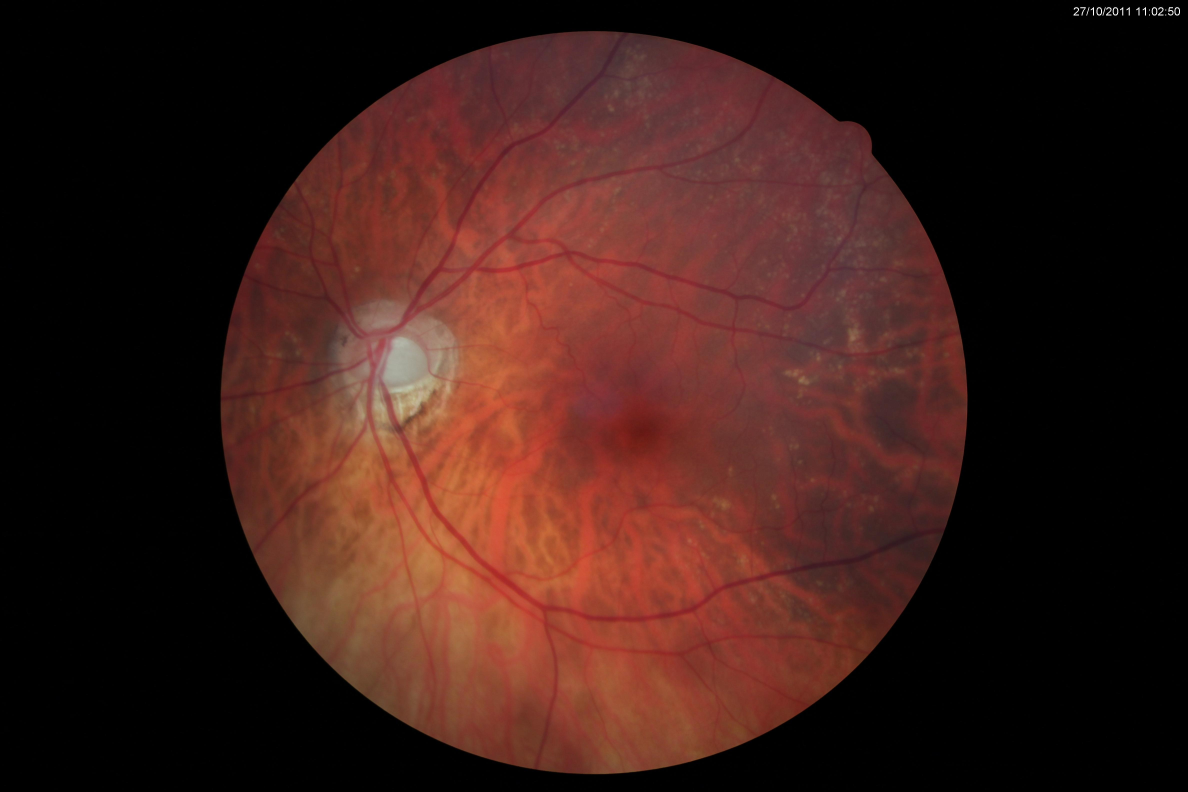
#> input picture DRHAGIS/Fundus_Images/1.jpg, 4752 x 3168 px, found by its file name (shown at 1/4 size); its folder holds only this picture in this run
$ python preprocess.py
#> lines starting #> are read from the running program, lines starting #| are printed output that depends on the picture; after the words box and inside, x2 and y2 are one past the last pixel; in counts of white or black regions, pixels touching at a corner belong together
#> in preprocess_pair, img is the input picture: shape (3168, 4752, 3); mean B, G, R 23.5, 28.8, 59.1
import os

import cv2
from tqdm import tqdm


def remove_black_borders(img):
    """去除眼底图像黑边，返回裁剪区域坐标"""
    # 转换为灰度图并进行阈值处理
    gray = cv2.cvtColor(img, cv2.COLOR_RGB2GRAY)
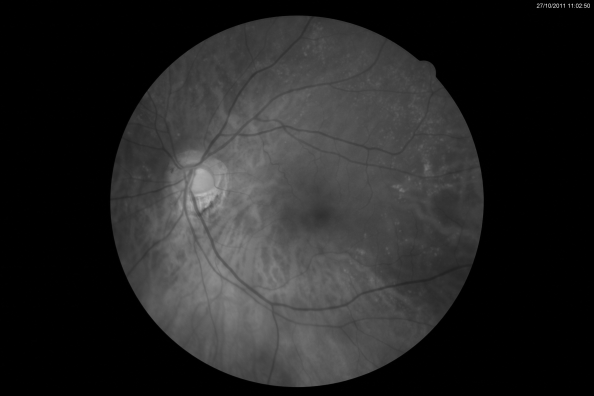
#> gray: shape (3168, 4752) (shown at 1/8 size); min 0, max 255, mean 37.3
    _, thresh = cv2.threshold(gray, 1, 255, cv2.THRESH_BINARY)
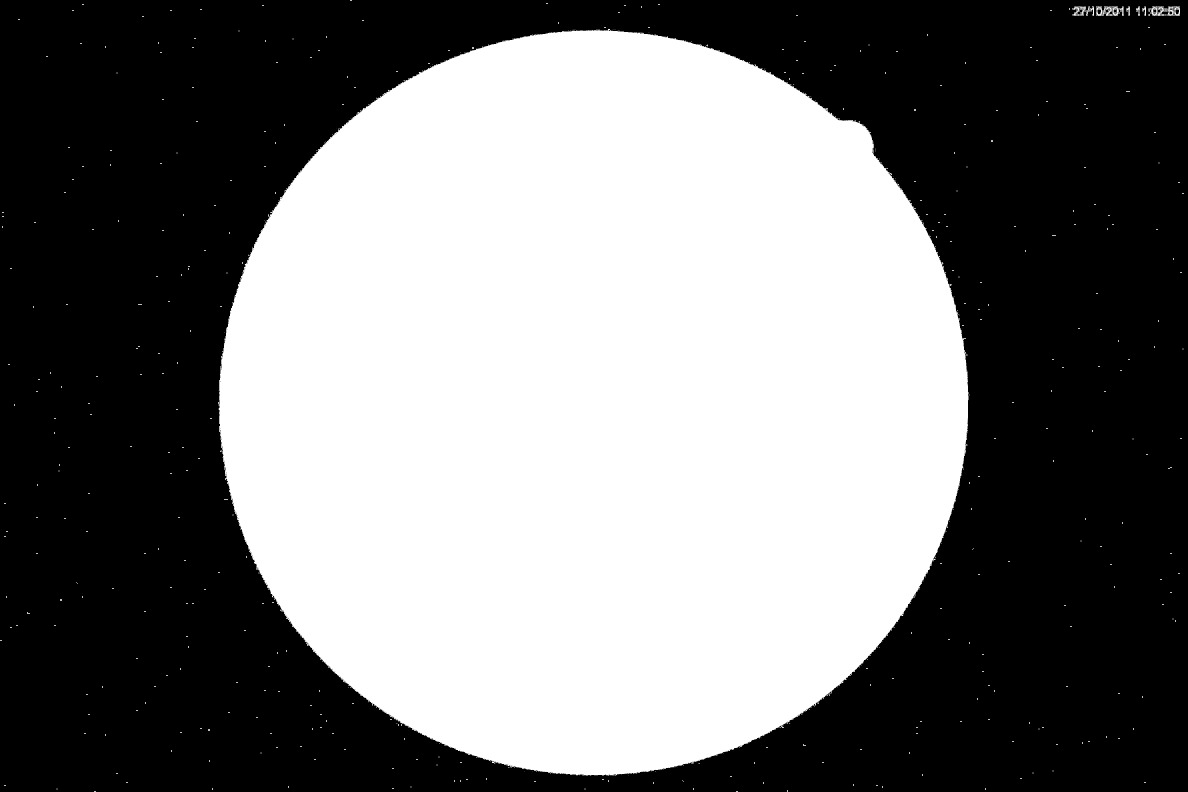
#> thresh: shape (3168, 4752) (shown at 1/4 size); 46.8% white; 931 white regions (561 under 20 px)

    # 查找最大轮廓
    contours, _ = cv2.findContours(thresh, cv2.RETR_EXTERNAL, cv2.CHAIN_APPROX_SIMPLE)
#> contours = 919 contours, 898 with area under 20; largest, box (x1, y1, x2, y2) and area: (875, 116, 3874, 3104) 7018498, (4592, 24, 4720, 64) 3362, (4384, 24, 4496, 64) 3010, (4288, 24, 4376, 64) 1703, (4504, 24, 4520, 64) 234
    cnt = max(contours, key=cv2.contourArea)
#> cnt = contour of 7017 points, box (x1, y1, x2, y2) (875, 116, 3874, 3104), area 7018498
    x, y, w, h = cv2.boundingRect(cnt)
#> x = 875; y = 116; w = 2999; h = 2988

    # 计算最大内接正方形
    square_size = max(w, h)
#> square_size = 2999
    center_x = x + w // 2
#> center_x = 2374
    center_y = y + h // 2
#> center_y = 1610
    crop_x1 = max(0, center_x - square_size // 2)
#> crop_x1 = 875
    crop_y1 = max(0, center_y - square_size // 2)
#> crop_y1 = 111

    return (crop_x1, crop_y1, square_size)


def preprocess_pair(img_path, mask_path, target_size=512):
    """同步处理原图和血管标注图"""
    # 读取原图
    img = cv2.imread(img_path)
    img = cv2.cvtColor(img, cv2.COLOR_BGR2RGB)

    # 读取血管标注
    mask = cv2.imread(mask_path, 0)

    # 获取统一裁剪区域
    crop_params = remove_black_borders(img)
#> crop_params = (875, 111, 2999)
    x, y, size = crop_params
#> x = 875; y = 111; size = 2999

    # 执行相同裁剪
    img_cropped = img[y:y + size, x:x + size]
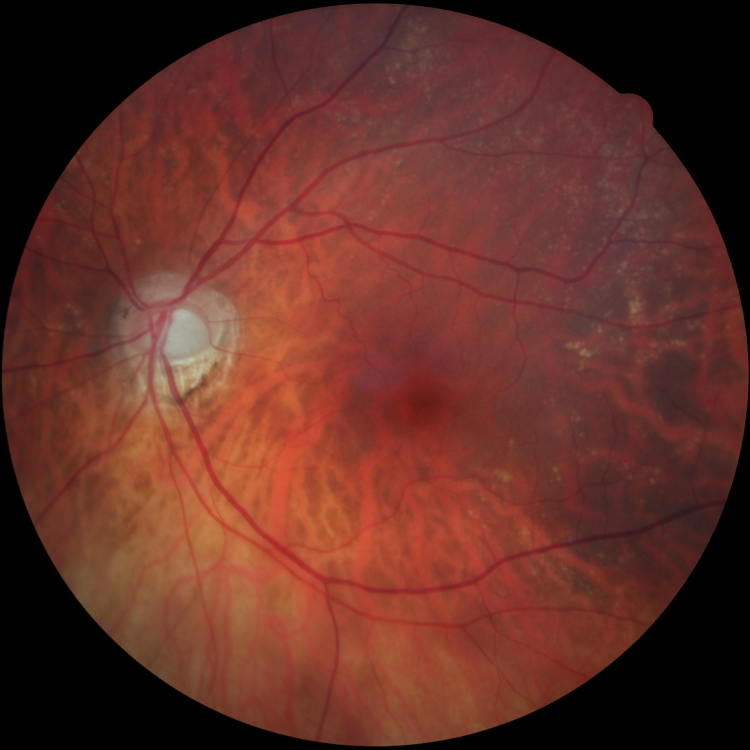
#> img_cropped: shape (2999, 2999, 3) (shown at 1/4 size); mean R, G, B 98.9, 48.1, 39.3
    mask_cropped = mask[y:y + size, x:x + size]

    # 统一缩放到目标尺寸
    img_resized = cv2.resize(img_cropped, (target_size, target_size))
    mask_resized = cv2.resize(mask_cropped, (target_size, target_size))

    return img_resized, mask_resized


def main():
    # 原始路径和新路径配置
    original_img_dir = "../dataset/vessel_mask/Fundus_Images"
    original_mask_dir = "../dataset/vessel_mask/Manual_Segmentations"

    preprocessed_img_dir = "../dataset/vessel_mask/Fundus_Images_Preprocess"
    preprocessed_mask_dir = "../dataset/vessel_mask/Manual_Segmentations_Preprocess"

    # 创建输出目录
    os.makedirs(preprocessed_img_dir, exist_ok=True)
    os.makedirs(preprocessed_mask_dir, exist_ok=True)

    # 获取所有原始图片
    img_files = [f for f in os.listdir(original_img_dir) if f.endswith('.jpg')]

    # 处理进度条
    for filename in tqdm(img_files, desc="预处理进度"):
        try:
            # 构建文件路径
            img_path = os.path.join(original_img_dir, filename)
            base_name = os.path.splitext(filename)[0]
            mask_filename = f"{base_name}_manual_orig.png"
            mask_path = os.path.join(original_mask_dir, mask_filename)

            # 执行预处理
            img_pre, mask_pre = preprocess_pair(img_path, mask_path)

            # 保存处理结果（保持原文件名）
            cv2.imwrite(os.path.join(preprocessed_img_dir, filename),
                        cv2.cvtColor(img_pre, cv2.COLOR_RGB2BGR))
            cv2.imwrite(os.path.join(preprocessed_mask_dir, mask_filename), mask_pre)

        except Exception as e:
            print(f"\n处理 {filename} 时出错: {str(e)}")


if __name__ == "__main__":
    main()

$ run again, on DRHAGIS/Fundus_Images/13.jpg
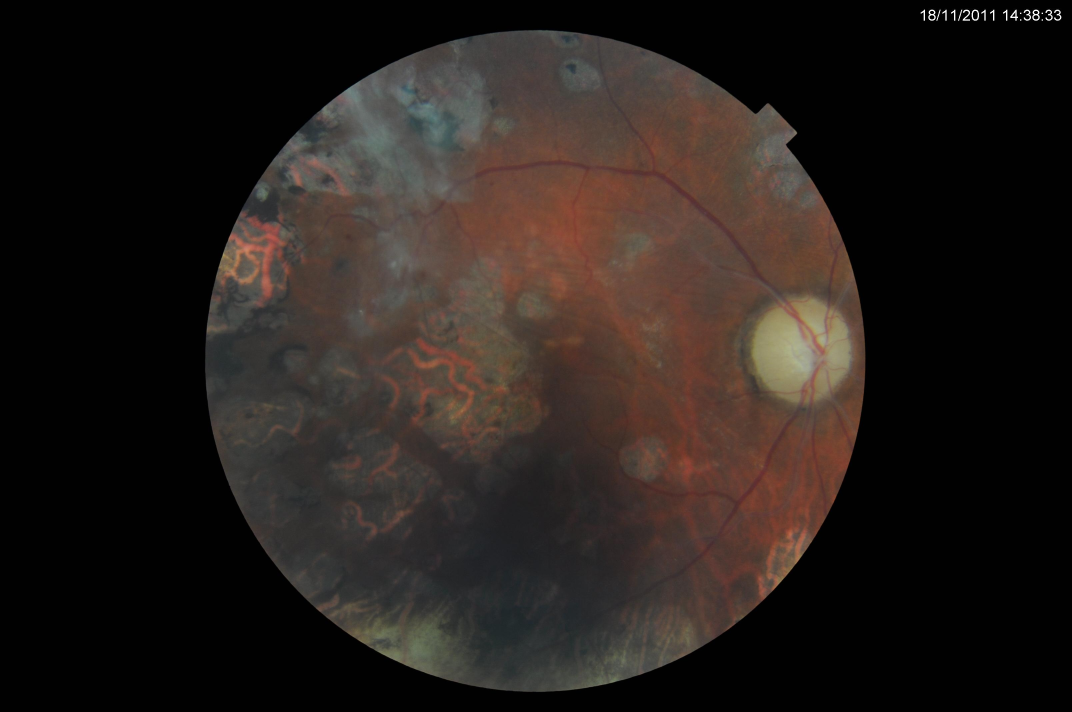
#> input picture DRHAGIS/Fundus_Images/13.jpg, 3216 x 2136 px, found by its file name (shown at 1/3 size)
#> in preprocess_pair, img is the input picture: shape (2136, 3216, 3); mean B, G, R 27.4, 31, 38.1
#> in remove_black_borders, `_, thresh = cv2.threshold(gray, 1, 255, cv2.THRESH_BINARY)`:
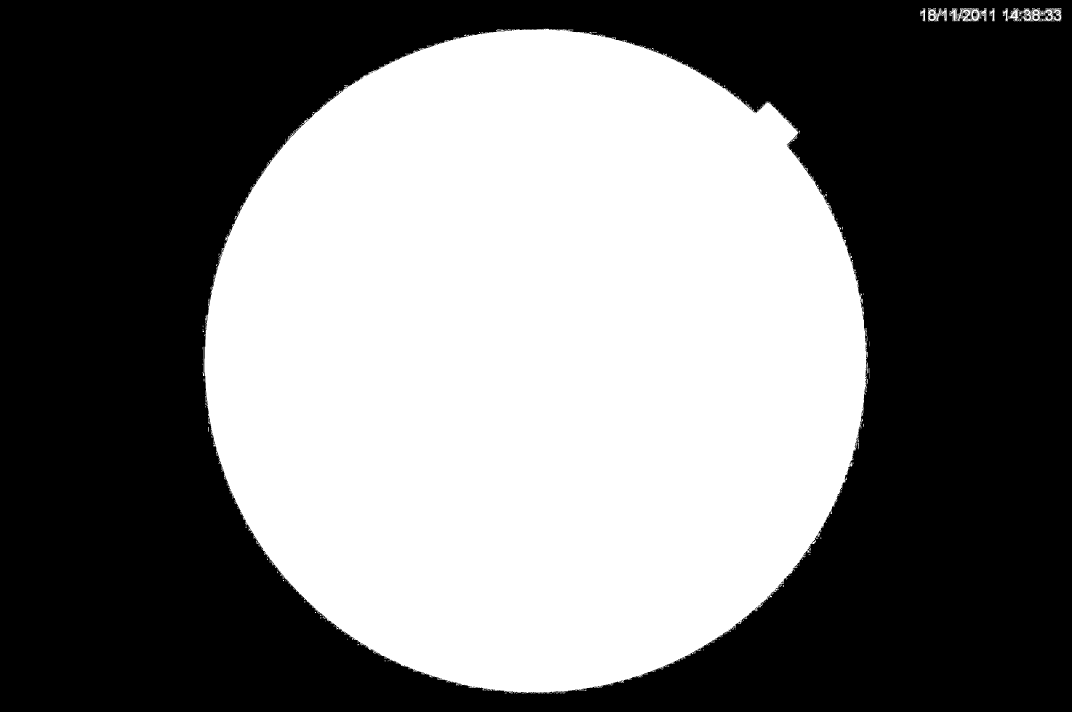
#> thresh: shape (2136, 3216) (shown at 1/3 size); 45.5% white; 492 white regions (457 under 20 px)
#> contours = 489 contours, 481 with area under 20; largest, box (x1, y1, x2, y2) and area: (614, 86, 2600, 2080) 3109588, (3024, 24, 3184, 64) 3780, (2848, 24, 2960, 64) 2812, (2784, 24, 2840, 64) 1340, (2968, 24, 2984, 64) 250, (2760, 24, 2776, 64) 250, (3008, 24, 3024, 64) 225, (608, 1040, 613, 1128) 22
#> cnt = contour of 6570 points, box (x1, y1, x2, y2) (614, 86, 2600, 2080), area 3109588
#> in remove_black_borders, `x, y, w, h = cv2.boundingRect(cnt)`: x = 614; y = 86; w = 1986; h = 1994
#> center_x = 1607
#> center_y = 1083
#> crop_x1 = 610
#> crop_y1 = 86
#> crop_params = (610, 86, 1994)
#> in preprocess_pair, `x, y, size = crop_params`: x = 610; y = 86; size = 1994
#> in preprocess_pair, `img_cropped = img[y:y + size, x:x + size]`:
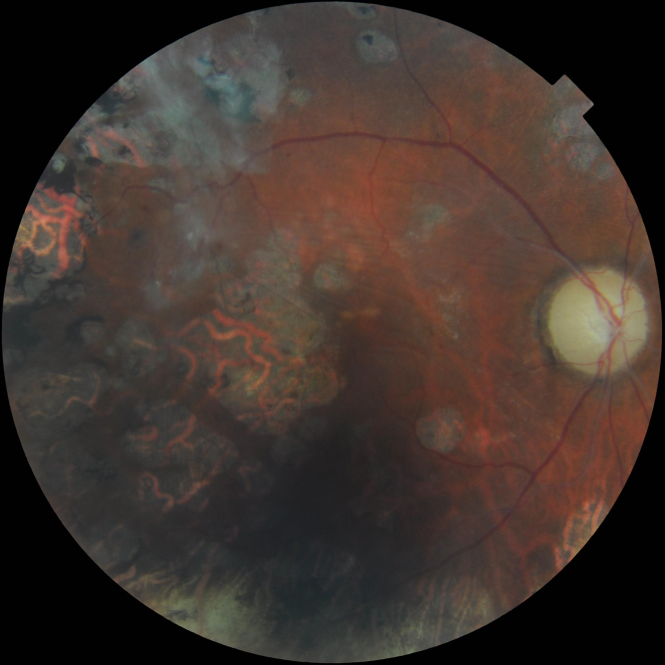
#> img_cropped: shape (1994, 1994, 3) (shown at 1/3 size); mean R, G, B 64.9, 52.6, 46.4

$ run again, on DRHAGIS/Fundus_Images/14.jpg
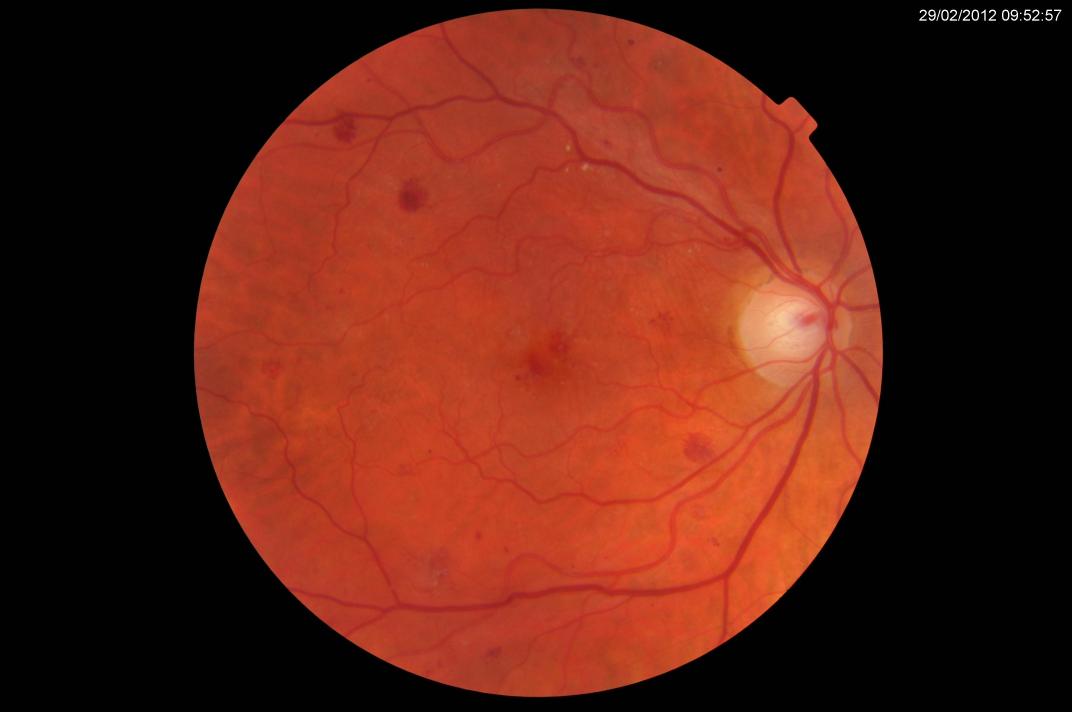
#> input picture DRHAGIS/Fundus_Images/14.jpg, 3216 x 2136 px, found by its file name (shown at 1/3 size)
#> in preprocess_pair, img is the input picture: shape (2136, 3216, 3); mean B, G, R 20.5, 33.6, 92.2
#> in remove_black_borders, `_, thresh = cv2.threshold(gray, 1, 255, cv2.THRESH_BINARY)`:
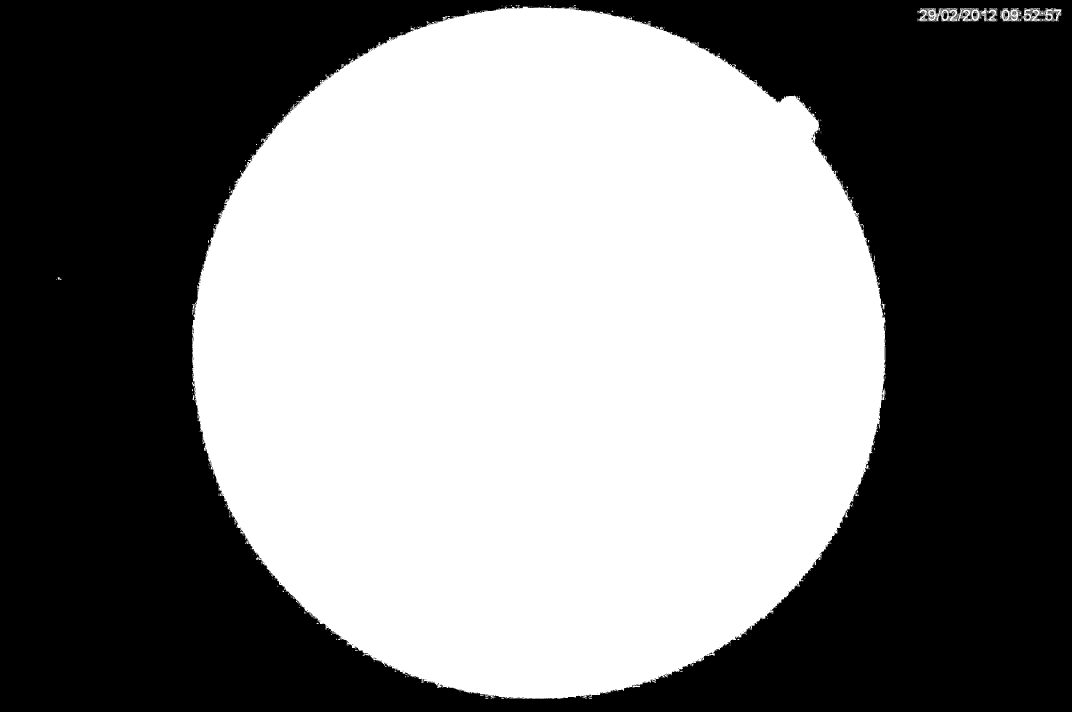
#> thresh: shape (2136, 3216) (shown at 1/3 size); 49.7% white; 460 white regions (429 under 20 px)
#> contours = 452 contours, 443 with area under 20; largest, box (x1, y1, x2, y2) and area: (576, 20, 2656, 2096) 3396208, (2752, 24, 2992, 64) 6560, (3064, 24, 3184, 64) 3088, (3000, 24, 3064, 64) 1774, (2645, 904, 2653, 929) 54
#> cnt = contour of 5614 points, box (x1, y1, x2, y2) (576, 20, 2656, 2096), area 3396208
#> in remove_black_borders, `x, y, w, h = cv2.boundingRect(cnt)`: x = 576; y = 20; w = 2080; h = 2076
#> square_size = 2080
#> center_x = 1616
#> center_y = 1058
#> crop_x1 = 576
#> crop_y1 = 18
#> crop_params = (576, 18, 2080)
#> in preprocess_pair, `x, y, size = crop_params`: x = 576; y = 18; size = 2080
#> in preprocess_pair, `img_cropped = img[y:y + size, x:x + size]`:
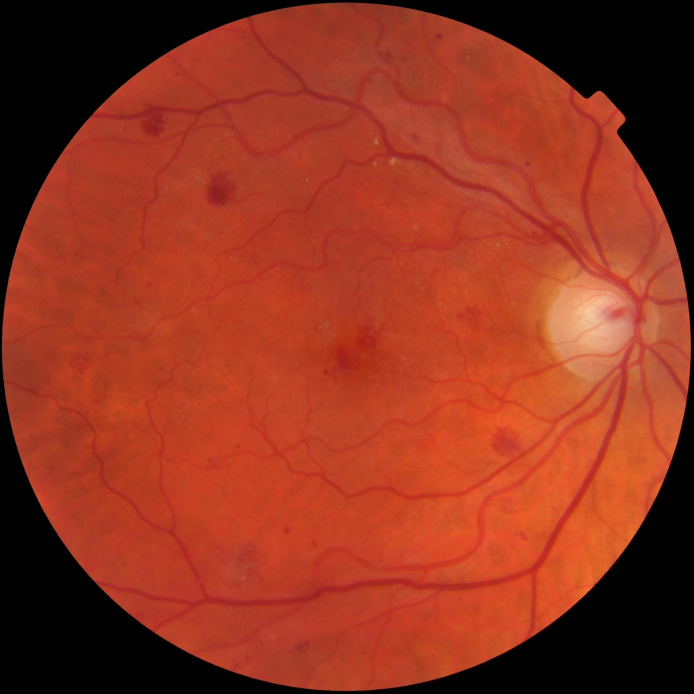
#> img_cropped: shape (2080, 2080, 3) (shown at 1/3 size); mean R, G, B 145.5, 52.5, 31.8
